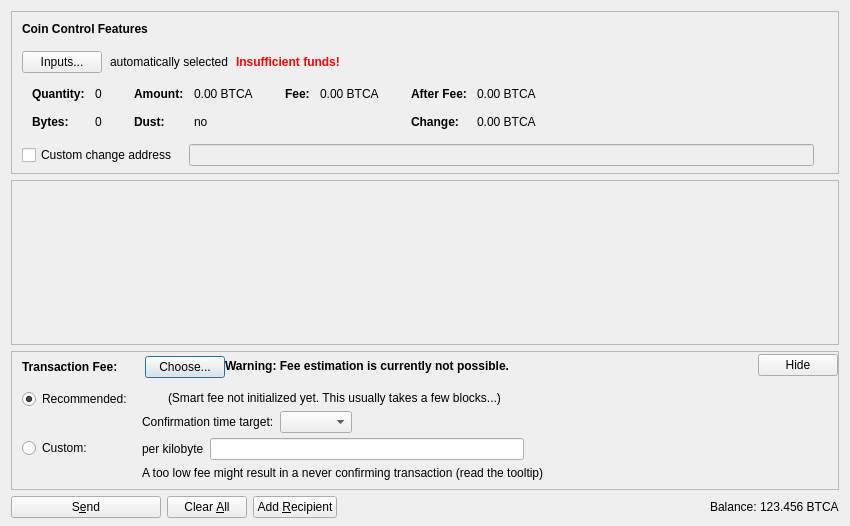
<?xml version="1.0" encoding="UTF-8"?>
<ui version="4.0">
 <class>SendCoinsDialog</class>
 <widget class="QDialog" name="SendCoinsDialog">
  <property name="geometry">
   <rect>
    <x>0</x>
    <y>0</y>
    <width>850</width>
    <height>526</height>
   </rect>
  </property>
  <property name="windowTitle">
   <string>Send Coins</string>
  </property>
  <layout class="QVBoxLayout" name="verticalLayout" stretch="0,1,0,0">
   <property name="bottomMargin">
    <number>8</number>
   </property>
   <item>
    <widget class="QFrame" name="frameCoinControl">
     <property name="sizePolicy">
      <sizepolicy hsizetype="Expanding" vsizetype="Expanding">
       <horstretch>0</horstretch>
       <verstretch>0</verstretch>
      </sizepolicy>
     </property>
     <property name="maximumSize">
      <size>
       <width>16777215</width>
       <height>16777215</height>
      </size>
     </property>
     <property name="frameShape">
      <enum>QFrame::StyledPanel</enum>
     </property>
     <property name="frameShadow">
      <enum>QFrame::Sunken</enum>
     </property>
     <layout class="QVBoxLayout" name="verticalLayoutCoinControl2">
      <property name="spacing">
       <number>0</number>
      </property>
      <property name="leftMargin">
       <number>0</number>
      </property>
      <property name="topMargin">
       <number>0</number>
      </property>
      <property name="rightMargin">
       <number>0</number>
      </property>
      <property name="bottomMargin">
       <number>6</number>
      </property>
      <item>
       <layout class="QVBoxLayout" name="verticalLayoutCoinControl" stretch="0,0,0,0,1">
        <property name="spacing">
         <number>0</number>
        </property>
        <property name="leftMargin">
         <number>10</number>
        </property>
        <property name="topMargin">
         <number>10</number>
        </property>
        <item>
         <layout class="QHBoxLayout" name="horizontalLayoutCoinControl1">
          <property name="bottomMargin">
           <number>15</number>
          </property>
          <item>
           <widget class="QLabel" name="labelCoinControlFeatures">
            <property name="sizePolicy">
             <sizepolicy hsizetype="Preferred" vsizetype="Maximum">
              <horstretch>0</horstretch>
              <verstretch>0</verstretch>
             </sizepolicy>
            </property>
            <property name="font">
             <font>
              <weight>75</weight>
              <bold>true</bold>
             </font>
            </property>
            <property name="styleSheet">
             <string notr="true">font-weight:bold;</string>
            </property>
            <property name="text">
             <string>Coin Control Features</string>
            </property>
           </widget>
          </item>
         </layout>
        </item>
        <item>
         <layout class="QHBoxLayout" name="horizontalLayoutCoinControl2" stretch="0,0,0,0">
          <property name="spacing">
           <number>8</number>
          </property>
          <property name="bottomMargin">
           <number>10</number>
          </property>
          <item>
           <widget class="QPushButton" name="pushButtonCoinControl">
            <property name="styleSheet">
             <string notr="true"/>
            </property>
            <property name="text">
             <string>Inputs...</string>
            </property>
            <property name="autoDefault">
             <bool>false</bool>
            </property>
           </widget>
          </item>
          <item>
           <widget class="QLabel" name="labelCoinControlAutomaticallySelected">
            <property name="text">
             <string>automatically selected</string>
            </property>
            <property name="margin">
             <number>5</number>
            </property>
           </widget>
          </item>
          <item>
           <widget class="QLabel" name="labelCoinControlInsuffFunds">
            <property name="font">
             <font>
              <weight>75</weight>
              <bold>true</bold>
             </font>
            </property>
            <property name="styleSheet">
             <string notr="true">color:red;font-weight:bold;</string>
            </property>
            <property name="text">
             <string>Insufficient funds!</string>
            </property>
            <property name="margin">
             <number>5</number>
            </property>
           </widget>
          </item>
          <item>
           <spacer name="horizontalSpacerCoinControl">
            <property name="orientation">
             <enum>Qt::Horizontal</enum>
            </property>
            <property name="sizeHint" stdset="0">
             <size>
              <width>40</width>
              <height>1</height>
             </size>
            </property>
           </spacer>
          </item>
         </layout>
        </item>
        <item>
         <widget class="QWidget" name="widgetCoinControl" native="true">
          <property name="sizePolicy">
           <sizepolicy hsizetype="Preferred" vsizetype="Preferred">
            <horstretch>0</horstretch>
            <verstretch>0</verstretch>
           </sizepolicy>
          </property>
          <property name="minimumSize">
           <size>
            <width>0</width>
            <height>0</height>
           </size>
          </property>
          <property name="styleSheet">
           <string notr="true"/>
          </property>
          <layout class="QHBoxLayout" name="horizontalLayoutCoinControl5">
           <property name="leftMargin">
            <number>0</number>
           </property>
           <property name="topMargin">
            <number>0</number>
           </property>
           <property name="rightMargin">
            <number>0</number>
           </property>
           <property name="bottomMargin">
            <number>0</number>
           </property>
           <item>
            <layout class="QHBoxLayout" name="horizontalLayoutCoinControl3" stretch="0,0,0,1">
             <property name="spacing">
              <number>20</number>
             </property>
             <property name="topMargin">
              <number>0</number>
             </property>
             <property name="bottomMargin">
              <number>10</number>
             </property>
             <item>
              <layout class="QFormLayout" name="formLayoutCoinControl1">
               <property name="horizontalSpacing">
                <number>10</number>
               </property>
               <property name="verticalSpacing">
                <number>14</number>
               </property>
               <property name="leftMargin">
                <number>10</number>
               </property>
               <property name="topMargin">
                <number>4</number>
               </property>
               <property name="rightMargin">
                <number>6</number>
               </property>
               <item row="0" column="0">
                <widget class="QLabel" name="labelCoinControlQuantityText">
                 <property name="font">
                  <font>
                   <weight>75</weight>
                   <bold>true</bold>
                  </font>
                 </property>
                 <property name="text">
                  <string>Quantity:</string>
                 </property>
                 <property name="margin">
                  <number>0</number>
                 </property>
                </widget>
               </item>
               <item row="0" column="1">
                <widget class="QLabel" name="labelCoinControlQuantity">
                 <property name="cursor">
                  <cursorShape>IBeamCursor</cursorShape>
                 </property>
                 <property name="contextMenuPolicy">
                  <enum>Qt::ActionsContextMenu</enum>
                 </property>
                 <property name="text">
                  <string notr="true">0</string>
                 </property>
                 <property name="margin">
                  <number>0</number>
                 </property>
                 <property name="textInteractionFlags">
                  <set>Qt::LinksAccessibleByMouse|Qt::TextSelectableByKeyboard|Qt::TextSelectableByMouse</set>
                 </property>
                </widget>
               </item>
               <item row="1" column="0">
                <widget class="QLabel" name="labelCoinControlBytesText">
                 <property name="font">
                  <font>
                   <weight>75</weight>
                   <bold>true</bold>
                  </font>
                 </property>
                 <property name="text">
                  <string>Bytes:</string>
                 </property>
                </widget>
               </item>
               <item row="1" column="1">
                <widget class="QLabel" name="labelCoinControlBytes">
                 <property name="cursor">
                  <cursorShape>IBeamCursor</cursorShape>
                 </property>
                 <property name="contextMenuPolicy">
                  <enum>Qt::ActionsContextMenu</enum>
                 </property>
                 <property name="text">
                  <string notr="true">0</string>
                 </property>
                 <property name="textInteractionFlags">
                  <set>Qt::LinksAccessibleByMouse|Qt::TextSelectableByKeyboard|Qt::TextSelectableByMouse</set>
                 </property>
                </widget>
               </item>
              </layout>
             </item>
             <item>
              <layout class="QFormLayout" name="formLayoutCoinControl2">
               <property name="horizontalSpacing">
                <number>10</number>
               </property>
               <property name="verticalSpacing">
                <number>14</number>
               </property>
               <property name="leftMargin">
                <number>6</number>
               </property>
               <property name="topMargin">
                <number>4</number>
               </property>
               <property name="rightMargin">
                <number>6</number>
               </property>
               <item row="0" column="0">
                <widget class="QLabel" name="labelCoinControlAmountText">
                 <property name="font">
                  <font>
                   <weight>75</weight>
                   <bold>true</bold>
                  </font>
                 </property>
                 <property name="text">
                  <string>Amount:</string>
                 </property>
                 <property name="margin">
                  <number>0</number>
                 </property>
                </widget>
               </item>
               <item row="0" column="1">
                <widget class="QLabel" name="labelCoinControlAmount">
                 <property name="cursor">
                  <cursorShape>IBeamCursor</cursorShape>
                 </property>
                 <property name="contextMenuPolicy">
                  <enum>Qt::ActionsContextMenu</enum>
                 </property>
                 <property name="text">
                  <string notr="true">0.00 BTCA</string>
                 </property>
                 <property name="textInteractionFlags">
                  <set>Qt::LinksAccessibleByMouse|Qt::TextSelectableByKeyboard|Qt::TextSelectableByMouse</set>
                 </property>
                </widget>
               </item>
               <item row="1" column="0">
                <widget class="QLabel" name="labelCoinControlLowOutputText">
                 <property name="font">
                  <font>
                   <weight>75</weight>
                   <bold>true</bold>
                  </font>
                 </property>
                 <property name="text">
                  <string>Dust:</string>
                 </property>
                </widget>
               </item>
               <item row="1" column="1">
                <widget class="QLabel" name="labelCoinControlLowOutput">
                 <property name="cursor">
                  <cursorShape>IBeamCursor</cursorShape>
                 </property>
                 <property name="contextMenuPolicy">
                  <enum>Qt::ActionsContextMenu</enum>
                 </property>
                 <property name="text">
                  <string notr="true">no</string>
                 </property>
                 <property name="textInteractionFlags">
                  <set>Qt::LinksAccessibleByMouse|Qt::TextSelectableByKeyboard|Qt::TextSelectableByMouse</set>
                 </property>
                </widget>
               </item>
              </layout>
             </item>
             <item>
              <layout class="QFormLayout" name="formLayoutCoinControl3">
               <property name="horizontalSpacing">
                <number>10</number>
               </property>
               <property name="verticalSpacing">
                <number>14</number>
               </property>
               <property name="leftMargin">
                <number>6</number>
               </property>
               <property name="topMargin">
                <number>4</number>
               </property>
               <property name="rightMargin">
                <number>6</number>
               </property>
               <item row="0" column="0">
                <widget class="QLabel" name="labelCoinControlFeeText">
                 <property name="font">
                  <font>
                   <weight>75</weight>
                   <bold>true</bold>
                  </font>
                 </property>
                 <property name="text">
                  <string>Fee:</string>
                 </property>
                 <property name="margin">
                  <number>0</number>
                 </property>
                </widget>
               </item>
               <item row="0" column="1">
                <widget class="QLabel" name="labelCoinControlFee">
                 <property name="cursor">
                  <cursorShape>IBeamCursor</cursorShape>
                 </property>
                 <property name="contextMenuPolicy">
                  <enum>Qt::ActionsContextMenu</enum>
                 </property>
                 <property name="text">
                  <string notr="true">0.00 BTCA</string>
                 </property>
                 <property name="textInteractionFlags">
                  <set>Qt::LinksAccessibleByMouse|Qt::TextSelectableByKeyboard|Qt::TextSelectableByMouse</set>
                 </property>
                </widget>
               </item>
              </layout>
             </item>
             <item>
              <layout class="QFormLayout" name="formLayoutCoinControl4">
               <property name="horizontalSpacing">
                <number>10</number>
               </property>
               <property name="verticalSpacing">
                <number>14</number>
               </property>
               <property name="leftMargin">
                <number>6</number>
               </property>
               <property name="topMargin">
                <number>4</number>
               </property>
               <property name="rightMargin">
                <number>6</number>
               </property>
               <item row="0" column="0">
                <widget class="QLabel" name="labelCoinControlAfterFeeText">
                 <property name="font">
                  <font>
                   <weight>75</weight>
                   <bold>true</bold>
                  </font>
                 </property>
                 <property name="text">
                  <string>After Fee:</string>
                 </property>
                 <property name="margin">
                  <number>0</number>
                 </property>
                </widget>
               </item>
               <item row="0" column="1">
                <widget class="QLabel" name="labelCoinControlAfterFee">
                 <property name="cursor">
                  <cursorShape>IBeamCursor</cursorShape>
                 </property>
                 <property name="contextMenuPolicy">
                  <enum>Qt::ActionsContextMenu</enum>
                 </property>
                 <property name="text">
                  <string notr="true">0.00 BTCA</string>
                 </property>
                 <property name="textInteractionFlags">
                  <set>Qt::LinksAccessibleByMouse|Qt::TextSelectableByKeyboard|Qt::TextSelectableByMouse</set>
                 </property>
                </widget>
               </item>
               <item row="1" column="0">
                <widget class="QLabel" name="labelCoinControlChangeText">
                 <property name="font">
                  <font>
                   <weight>75</weight>
                   <bold>true</bold>
                  </font>
                 </property>
                 <property name="text">
                  <string>Change:</string>
                 </property>
                </widget>
               </item>
               <item row="1" column="1">
                <widget class="QLabel" name="labelCoinControlChange">
                 <property name="cursor">
                  <cursorShape>IBeamCursor</cursorShape>
                 </property>
                 <property name="contextMenuPolicy">
                  <enum>Qt::ActionsContextMenu</enum>
                 </property>
                 <property name="text">
                  <string notr="true">0.00 BTCA</string>
                 </property>
                 <property name="textInteractionFlags">
                  <set>Qt::LinksAccessibleByMouse|Qt::TextSelectableByKeyboard|Qt::TextSelectableByMouse</set>
                 </property>
                </widget>
               </item>
              </layout>
             </item>
            </layout>
           </item>
          </layout>
         </widget>
        </item>
        <item>
         <layout class="QHBoxLayout" name="horizontalLayoutCoinControl4" stretch="0,0,0">
          <property name="spacing">
           <number>12</number>
          </property>
          <property name="sizeConstraint">
           <enum>QLayout::SetDefaultConstraint</enum>
          </property>
          <property name="topMargin">
           <number>5</number>
          </property>
          <property name="rightMargin">
           <number>5</number>
          </property>
          <item>
           <widget class="QCheckBox" name="checkBoxCoinControlChange">
            <property name="toolTip">
             <string>If this is activated, but the change address is empty or invalid, change will be sent to a newly generated address.</string>
            </property>
            <property name="text">
             <string>Custom change address</string>
            </property>
           </widget>
          </item>
          <item>
           <widget class="QValidatedLineEdit" name="lineEditCoinControlChange">
            <property name="enabled">
             <bool>false</bool>
            </property>
            <property name="sizePolicy">
             <sizepolicy hsizetype="Expanding" vsizetype="Fixed">
              <horstretch>0</horstretch>
              <verstretch>0</verstretch>
             </sizepolicy>
            </property>
           </widget>
          </item>
          <item>
           <widget class="QLabel" name="labelCoinControlChangeLabel">
            <property name="sizePolicy">
             <sizepolicy hsizetype="Preferred" vsizetype="Expanding">
              <horstretch>0</horstretch>
              <verstretch>0</verstretch>
             </sizepolicy>
            </property>
            <property name="minimumSize">
             <size>
              <width>0</width>
              <height>0</height>
             </size>
            </property>
            <property name="text">
             <string/>
            </property>
            <property name="margin">
             <number>3</number>
            </property>
           </widget>
          </item>
         </layout>
        </item>
        <item>
         <spacer name="verticalSpacerCoinControl">
          <property name="orientation">
           <enum>Qt::Vertical</enum>
          </property>
          <property name="sizeHint" stdset="0">
           <size>
            <width>800</width>
            <height>1</height>
           </size>
          </property>
         </spacer>
        </item>
       </layout>
      </item>
     </layout>
    </widget>
   </item>
   <item>
    <widget class="QScrollArea" name="scrollArea">
     <property name="widgetResizable">
      <bool>true</bool>
     </property>
     <widget class="QWidget" name="scrollAreaWidgetContents">
      <property name="geometry">
       <rect>
        <x>0</x>
        <y>0</y>
        <width>830</width>
        <height>104</height>
       </rect>
      </property>
      <layout class="QVBoxLayout" name="verticalLayout_2" stretch="0,1">
       <property name="leftMargin">
        <number>0</number>
       </property>
       <property name="topMargin">
        <number>0</number>
       </property>
       <property name="rightMargin">
        <number>0</number>
       </property>
       <property name="bottomMargin">
        <number>0</number>
       </property>
       <item>
        <layout class="QVBoxLayout" name="entries">
         <property name="spacing">
          <number>6</number>
         </property>
        </layout>
       </item>
       <item>
        <spacer name="verticalSpacer">
         <property name="orientation">
          <enum>Qt::Vertical</enum>
         </property>
         <property name="sizeHint" stdset="0">
          <size>
           <width>20</width>
           <height>40</height>
          </size>
         </property>
        </spacer>
       </item>
      </layout>
     </widget>
    </widget>
   </item>
   <item>
    <widget class="QFrame" name="frameFee">
     <property name="sizePolicy">
      <sizepolicy hsizetype="Expanding" vsizetype="Expanding">
       <horstretch>0</horstretch>
       <verstretch>0</verstretch>
      </sizepolicy>
     </property>
     <property name="maximumSize">
      <size>
       <width>16777215</width>
       <height>16777215</height>
      </size>
     </property>
     <property name="frameShape">
      <enum>QFrame::StyledPanel</enum>
     </property>
     <property name="frameShadow">
      <enum>QFrame::Sunken</enum>
     </property>
     <layout class="QVBoxLayout" name="verticalLayoutFee1">
      <property name="spacing">
       <number>0</number>
      </property>
      <property name="leftMargin">
       <number>0</number>
      </property>
      <property name="topMargin">
       <number>0</number>
      </property>
      <property name="rightMargin">
       <number>0</number>
      </property>
      <property name="bottomMargin">
       <number>0</number>
      </property>
      <item>
       <layout class="QVBoxLayout" name="verticalLayoutFee2" stretch="0,0,0">
        <property name="spacing">
         <number>0</number>
        </property>
        <property name="leftMargin">
         <number>10</number>
        </property>
        <property name="topMargin">
         <number>0</number>
        </property>
        <item>
         <layout class="QHBoxLayout" name="horizontalLayoutFee1">
          <property name="bottomMargin">
           <number>0</number>
          </property>
          <item>
           <layout class="QVBoxLayout" name="verticalLayoutFee7">
            <property name="spacing">
             <number>0</number>
            </property>
            <item>
             <spacer name="verticalSpacerSmartFee">
              <property name="orientation">
               <enum>Qt::Vertical</enum>
              </property>
              <property name="sizeType">
               <enum>QSizePolicy::Fixed</enum>
              </property>
              <property name="sizeHint" stdset="0">
               <size>
                <width>1</width>
                <height>4</height>
               </size>
              </property>
             </spacer>
            </item>
            <item>
             <layout class="QHBoxLayout" name="horizontalLayoutSmartFee">
              <property name="spacing">
               <number>10</number>
              </property>
              <item>
               <widget class="QLabel" name="labelFeeHeadline">
                <property name="sizePolicy">
                 <sizepolicy hsizetype="Preferred" vsizetype="Maximum">
                  <horstretch>0</horstretch>
                  <verstretch>0</verstretch>
                 </sizepolicy>
                </property>
                <property name="font">
                 <font>
                  <weight>75</weight>
                  <bold>true</bold>
                 </font>
                </property>
                <property name="styleSheet">
                 <string notr="true">font-weight:bold;</string>
                </property>
                <property name="text">
                 <string>Transaction Fee:</string>
                </property>
               </widget>
              </item>
              <item>
               <widget class="QLabel" name="labelFeeMinimized">
                <property name="text">
                 <string/>
                </property>
               </widget>
              </item>
              <item>
               <widget class="QPushButton" name="buttonChooseFee">
                <property name="text">
                 <string>Choose...</string>
                </property>
               </widget>
              </item>
             </layout>
            </item>
            <item>
             <spacer name="verticalSpacer_5">
              <property name="orientation">
               <enum>Qt::Vertical</enum>
              </property>
              <property name="sizeHint" stdset="0">
               <size>
                <width>1</width>
                <height>1</height>
               </size>
              </property>
             </spacer>
            </item>
           </layout>
          </item>
          <item>
           <widget class="QLabel" name="fallbackFeeWarningLabel">
            <property name="toolTip">
             <string>Using the fallbackfee can result in sending a transaction that will take several hours or days (or never) to confirm. Consider choosing your fee manually or wait until you have validated the complete chain.</string>
            </property>
            <property name="font">
            <font>
                <weight>75</weight>
                <bold>true</bold>
            </font>
            </property>
            <property name="text">
             <string>Warning: Fee estimation is currently not possible.</string>
            </property>
            <property name="wordWrap">
             <bool>false</bool>
            </property>
           </widget>
          </item>
          <item>
           <spacer name="horizontalSpacer_4">
            <property name="orientation">
             <enum>Qt::Horizontal</enum>
            </property>
            <property name="sizeType">
             <enum>QSizePolicy::MinimumExpanding</enum>
            </property>
            <property name="sizeHint" stdset="0">
             <size>
              <width>40</width>
              <height>20</height>
             </size>
            </property>
           </spacer>
          </item>
          <item>
           <widget class="QPushButton" name="buttonMinimizeFee">
            <property name="toolTip">
             <string>collapse fee-settings</string>
            </property>
            <property name="text">
             <string>Hide</string>
            </property>
           </widget>
          </item>
         </layout>
        </item>
        <item>
         <widget class="QFrame" name="frameFeeSelection">
          <layout class="QVBoxLayout" name="verticalLayoutFee12">
           <property name="spacing">
            <number>0</number>
           </property>
           <property name="leftMargin">
            <number>0</number>
           </property>
           <property name="topMargin">
            <number>0</number>
           </property>
           <property name="rightMargin">
            <number>0</number>
           </property>
           <property name="bottomMargin">
            <number>0</number>
           </property>
           <item>
            <layout class="QGridLayout" name="gridLayoutFee">
             <property name="topMargin">
              <number>10</number>
             </property>
             <property name="bottomMargin">
              <number>4</number>
             </property>
             <property name="horizontalSpacing">
              <number>10</number>
             </property>
             <property name="verticalSpacing">
              <number>4</number>
             </property>
             <item row="1" column="1">
              <layout class="QVBoxLayout" name="verticalLayoutFee8">
               <property name="spacing">
                <number>6</number>
               </property>
               <item>
                <layout class="QHBoxLayout" name="horizontalLayoutFee13">
                 <item>
                  <widget class="QLabel" name="labelCustomPerKilobyte">
                   <property name="toolTip">
                    <string>Specify a custom fee per kB (1,000 bytes) of the transaction's virtual size.

Note:  Since the fee is calculated on a per-byte basis, a fee of "100 satoshis per kB" for a transaction size of 500 bytes (half of 1 kB) would ultimately yield a fee of only 50 satoshis.</string>
                   </property>
                   <property name="text">
                    <string>per kilobyte</string>
                   </property>
                  </widget>
                 </item>
                 <item>
                  <widget class="BitcoinAmountField" name="customFee"/>
                 </item>
                 <item>
                  <spacer name="horizontalSpacer_6">
                   <property name="orientation">
                    <enum>Qt::Horizontal</enum>
                   </property>
                   <property name="sizeHint" stdset="0">
                    <size>
                     <width>1</width>
                     <height>1</height>
                    </size>
                   </property>
                  </spacer>
                 </item>
                </layout>
               </item>
               <item>
                <layout class="QHBoxLayout" name="horizontalLayoutFee8">
                 <item>
                  <widget class="QLabel" name="labelCustomFeeWarning">
                   <property name="enabled">
                    <bool>true</bool>
                   </property>
                   <property name="toolTip">
                    <string>When there is less transaction volume than space in the blocks, miners as well as relaying nodes may enforce a minimum fee. Paying only this minimum fee is just fine, but be aware that this can result in a never confirming transaction once there is more demand for bitcoinafrica transactions than the network can process.</string>
                   </property>
                   <property name="text">
                    <string>A too low fee might result in a never confirming transaction (read the tooltip)</string>
                   </property>
                  </widget>
                 </item>
                 <item>
                  <spacer name="horizontalSpacer_2">
                   <property name="orientation">
                    <enum>Qt::Horizontal</enum>
                   </property>
                   <property name="sizeHint" stdset="0">
                    <size>
                     <width>1</width>
                     <height>1</height>
                    </size>
                   </property>
                  </spacer>
                 </item>
                </layout>
               </item>
              </layout>
             </item>
             <item row="0" column="0">
              <layout class="QVBoxLayout" name="verticalLayoutFee4" stretch="0,1">
               <item>
                <widget class="QRadioButton" name="radioSmartFee">
                 <property name="text">
                  <string>Recommended:</string>
                 </property>
                 <property name="checked">
                  <bool>true</bool>
                 </property>
                 <attribute name="buttonGroup">
                  <string notr="true">groupFee</string>
                 </attribute>
                </widget>
               </item>
               <item>
                <spacer name="verticalSpacer_2">
                 <property name="orientation">
                  <enum>Qt::Vertical</enum>
                 </property>
                 <property name="sizeHint" stdset="0">
                  <size>
                   <width>1</width>
                   <height>1</height>
                  </size>
                 </property>
                </spacer>
               </item>
              </layout>
             </item>
             <item row="1" column="0">
              <layout class="QVBoxLayout" name="verticalLayoutFee9" stretch="0,1">
               <item>
                <widget class="QRadioButton" name="radioCustomFee">
                 <property name="text">
                  <string>Custom:</string>
                 </property>
                 <attribute name="buttonGroup">
                  <string notr="true">groupFee</string>
                 </attribute>
                </widget>
               </item>
               <item>
                <spacer name="verticalSpacer_6">
                 <property name="orientation">
                  <enum>Qt::Vertical</enum>
                 </property>
                 <property name="sizeHint" stdset="0">
                  <size>
                   <width>1</width>
                   <height>1</height>
                  </size>
                 </property>
                </spacer>
               </item>
              </layout>
             </item>
             <item row="0" column="1">
              <layout class="QVBoxLayout" name="verticalLayoutFee3" stretch="0,0,1">
               <property name="spacing">
                <number>6</number>
               </property>
               <property name="topMargin">
                <number>2</number>
               </property>
               <item>
                <layout class="QHBoxLayout" name="horizontalLayoutFee12">
                 <item>
                  <widget class="QLabel" name="labelSmartFee">
                   <property name="text">
                    <string/>
                   </property>
                  </widget>
                 </item>
                 <item>
                  <widget class="QLabel" name="labelFeeEstimation">
                   <property name="text">
                    <string/>
                   </property>
                  </widget>
                 </item>
                 <item>
                  <widget class="QLabel" name="labelSmartFee2">
                   <property name="text">
                    <string>(Smart fee not initialized yet. This usually takes a few blocks...)</string>
                   </property>
                  </widget>
                 </item>
                 <item>
                  <spacer name="horizontalSpacer_5">
                   <property name="orientation">
                    <enum>Qt::Horizontal</enum>
                   </property>
                   <property name="sizeHint" stdset="0">
                    <size>
                     <width>1</width>
                     <height>1</height>
                    </size>
                   </property>
                  </spacer>
                 </item>
                </layout>
               </item>
               <item>
                <layout class="QHBoxLayout" name="horizontalLayoutFee9">
                 <item>
                  <layout class="QVBoxLayout" name="verticalLayoutFee6">
                   <item>
                    <widget class="QLabel" name="labelSmartFee3">
                     <property name="text">
                      <string>Confirmation time target:</string>
                     </property>
                    </widget>
                   </item>
                  </layout>
                 </item>
                 <item>
                  <layout class="QVBoxLayout" name="verticalLayoutFee5">
                   <property name="rightMargin">
                    <number>30</number>
                   </property>
                   <item>
                    <layout class="QHBoxLayout" name="horizontalLayoutConfTarget">
                     <property name="bottomMargin">
                      <number>0</number>
                     </property>
                     <item>
                      <widget class="QComboBox" name="confTargetSelector"/>
                     </item>
                     <item>
                      <spacer name="horizontalSpacerConfTarget">
                       <property name="orientation">
                        <enum>Qt::Horizontal</enum>
                       </property>
                       <property name="sizeHint" stdset="0">
                        <size>
                         <width>40</width>
                         <height>20</height>
                        </size>
                       </property>
                      </spacer>
                     </item>
                    </layout>
                   </item>
                  </layout>
                 </item>
                </layout>
               </item>
               <item>
                <spacer name="verticalSpacer_4">
                 <property name="orientation">
                  <enum>Qt::Vertical</enum>
                 </property>
                 <property name="sizeHint" stdset="0">
                  <size>
                   <width>1</width>
                   <height>1</height>
                  </size>
                 </property>
                </spacer>
               </item>
              </layout>
             </item>
            </layout>
           </item>
          </layout>
         </widget>
        </item>
        <item>
         <spacer name="verticalSpacerFee">
          <property name="orientation">
           <enum>Qt::Vertical</enum>
          </property>
          <property name="sizeHint" stdset="0">
           <size>
            <width>40</width>
            <height>5</height>
           </size>
          </property>
         </spacer>
        </item>
       </layout>
      </item>
     </layout>
    </widget>
   </item>
   <item>
    <layout class="QHBoxLayout" name="horizontalLayout">
     <item>
      <widget class="QPushButton" name="sendButton">
       <property name="minimumSize">
        <size>
         <width>150</width>
         <height>0</height>
        </size>
       </property>
       <property name="toolTip">
        <string>Confirm the send action</string>
       </property>
       <property name="text">
        <string>S&amp;end</string>
       </property>
       <property name="icon">
        <iconset resource="../bitcoin.qrc">
         <normaloff>:/icons/send</normaloff>:/icons/send</iconset>
       </property>
       <property name="autoDefault">
        <bool>false</bool>
       </property>
       <property name="default">
        <bool>false</bool>
       </property>
      </widget>
     </item>
     <item>
      <widget class="QPushButton" name="clearButton">
       <property name="sizePolicy">
        <sizepolicy hsizetype="Minimum" vsizetype="Fixed">
         <horstretch>0</horstretch>
         <verstretch>0</verstretch>
        </sizepolicy>
       </property>
       <property name="toolTip">
        <string>Clear all fields of the form.</string>
       </property>
       <property name="text">
        <string>Clear &amp;All</string>
       </property>
       <property name="icon">
        <iconset resource="../bitcoin.qrc">
         <normaloff>:/icons/remove</normaloff>:/icons/remove</iconset>
       </property>
       <property name="autoDefault">
        <bool>false</bool>
       </property>
      </widget>
     </item>
     <item>
      <widget class="QPushButton" name="addButton">
       <property name="toolTip">
        <string>Send to multiple recipients at once</string>
       </property>
       <property name="text">
        <string>Add &amp;Recipient</string>
       </property>
       <property name="icon">
        <iconset resource="../bitcoin.qrc">
         <normaloff>:/icons/add</normaloff>:/icons/add</iconset>
       </property>
       <property name="autoDefault">
        <bool>false</bool>
       </property>
      </widget>
     </item>
     <item>
      <spacer name="horizontalSpacer">
       <property name="orientation">
        <enum>Qt::Horizontal</enum>
       </property>
       <property name="sizeHint" stdset="0">
        <size>
         <width>40</width>
         <height>20</height>
        </size>
       </property>
      </spacer>
     </item>
     <item>
      <layout class="QHBoxLayout" name="horizontalLayout_2">
       <property name="spacing">
        <number>3</number>
       </property>
       <item>
        <widget class="QLabel" name="label">
         <property name="sizePolicy">
          <sizepolicy hsizetype="Preferred" vsizetype="Fixed">
           <horstretch>0</horstretch>
           <verstretch>0</verstretch>
          </sizepolicy>
         </property>
         <property name="text">
          <string>Balance:</string>
         </property>
        </widget>
       </item>
       <item>
        <widget class="QLabel" name="labelBalance">
         <property name="sizePolicy">
          <sizepolicy hsizetype="Preferred" vsizetype="Fixed">
           <horstretch>0</horstretch>
           <verstretch>0</verstretch>
          </sizepolicy>
         </property>
         <property name="cursor">
          <cursorShape>IBeamCursor</cursorShape>
         </property>
         <property name="text">
          <string notr="true">123.456 BTCA</string>
         </property>
         <property name="textInteractionFlags">
          <set>Qt::LinksAccessibleByMouse|Qt::TextSelectableByKeyboard|Qt::TextSelectableByMouse</set>
         </property>
        </widget>
       </item>
      </layout>
     </item>
    </layout>
   </item>
  </layout>
 </widget>
 <customwidgets>
  <customwidget>
   <class>QValidatedLineEdit</class>
   <extends>QLineEdit</extends>
   <header>qt/qvalidatedlineedit.h</header>
  </customwidget>
  <customwidget>
   <class>BitcoinAmountField</class>
   <extends>QLineEdit</extends>
   <header>qt/bitcoinamountfield.h</header>
   <container>1</container>
  </customwidget>
 </customwidgets>
 <resources>
  <include location="../bitcoin.qrc"/>
 </resources>
 <connections/>
 <buttongroups>
  <buttongroup name="groupFee"/>
 </buttongroups>
</ui>
